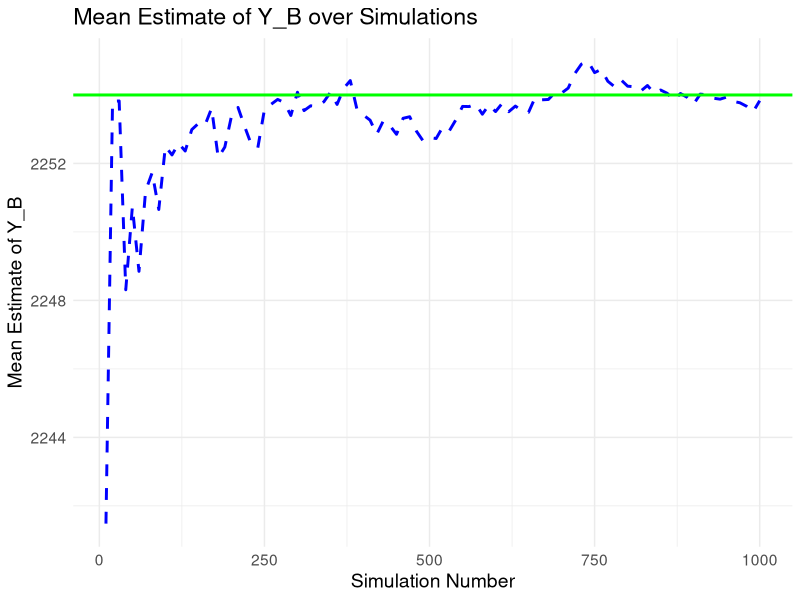

This chart was generated by the following R code:
#-------------------------------------------------------------------------------
# TODO:
# - switch from simple random sampling to Poisson sampling
# - implement and assess different scenarios based on section 6 
# (optimal standardized link matrices depends on sampling)
# - make sample sizes consistent with actual data
# - is there a way to show consistency? i.e. show that the var goes to 0?
# ------------------------------------------------------------------------------

# GWSM Unbiasedness Simulation in R
# Based on Deville & Lavallée (2006) - Property 3.1
# Demonstrates that the Generalized Weight Share Method produces unbiased estimates
rm(list = ls())

# Load required libraries
set.seed(2025)
library(Matrix)
library(ggplot2)

# Simulation parameters
n_simulations <- 1000
N_A <- 3200  # Population size for frame population U_A
N_B <- 2400  # Population size for target population U_B
n_A <- 800   # Sample size from U_A

cat("GWSM Unbiasedness Simulation\n")
cat("============================\n")
cat("Population sizes: N_A =", N_A, ", N_B =", N_B, "\n")
cat("Sample size: n_A =", n_A, "\n")
cat("Number of simulations:", n_simulations, "\n\n")

# Step 1: Create link matrix Theta_AB
# Each unit in U_A can be linked to 1-3 units in U_B
Theta_AB <- Matrix(0, nrow = N_A, ncol = N_B, sparse = TRUE)

for (j in 1:N_A) {
  n_links <- sample(1:3, 1)
  linked_units <- sample(N_B, n_links)
  Theta_AB[j, linked_units] <- 1
}
# Print dimensions of Theta_AB
cat("Dimensions of Theta_AB:", dim(Theta_AB), "\n")

# Count number of cells with value 0
num_zeros <- sum(Theta_AB == 0)
cat("Number of 0 cells:", num_zeros, "\n")

# Ensure every unit in U_B is linked to at least one unit in U_A
for (i in 1:N_B) {
  # If col sum is empty, i is not linked to any j. In this case
  # randomly select j and set (i,j) to one
  if (sum(Theta_AB[, i]) == 0) {
    j <- sample(N_A, 1)
    Theta_AB[j, i] <- 1
  }
}

# Count number of cells with value 0
num_zeros <- sum(Theta_AB == 0)
cat("Number of 0 cells:", num_zeros, "\n")

cat("Total links:", sum(Theta_AB > 0), "\n")
cat("All units in U_B linked:", all(colSums(Theta_AB) > 0), "\n\n")

# Step 2: Create standardized link matrix Theta_AB_tilde
# Following equation in paper: Theta_AB_tilde[j,i] = Theta_AB[j,i] / theta_i^+
theta_i_plus <- colSums(Theta_AB)
Theta_AB_tilde <- Theta_AB
for (i in 1:N_B) {
  if (theta_i_plus[i] > 0) {
    Theta_AB_tilde[, i] <- Theta_AB_tilde[, i] / theta_i_plus[i]
  }
}

cat("Step 2: Created standardized link matrix\n")
cat("Column sums all equal to 1:", all(abs(colSums(Theta_AB_tilde) - 1) < 1e-10), "\n")

# Verify Result 1: Theta_AB_tilde' %*% 1_A = 1_B
ones_A <- rep(1, N_A)
ones_B <- rep(1, N_B)
result1_check <- t(Theta_AB_tilde) %*% ones_A
cat("Result 1 verification: all(Theta_AB_tilde' * 1_A = 1_B):",
    all(abs(result1_check - ones_B) < 1e-10), "\n\n")

# Step 3: Create variable of interest Y for target population U_B
p_y1 <- 0.95
# Generate binary vector: 1 with probability p, 0 otherwise
Y_B <- rbinom(N_B, size = 1, prob = p_y1)
# Check proportion of ones
prop_one <- mean(Y_B == 1)
cat("Proportion of ones:", prop_one, "\n")
# Sum (true total)
true_total_Y_B <- sum(Y_B)
cat("True total Y_B:", true_total_Y_B, "\n")

cat("Step 3: Created variable of interest Y_B\n")
cat("True total Y_B =", round(true_total_Y_B, 2), "\n")
cat("Average Y_i =", round(mean(Y_B), 2), "\n\n")

# Step 4: Define sampling design (Simple Random Sampling Without Replacement)
pi_A <- rep(n_A / N_A, N_A)  # Inclusion probabilities

cat("Step 4: Sampling design defined\n")
cat("Inclusion probability π_j =", round(pi_A[1], 3), "\n\n")

# Step 5: GWSM Estimation Function
gwsm_estimator <- function(sample_A, Theta_AB_tilde, pi_A, Y_B) {
  N_A <- nrow(Theta_AB_tilde)
  t_A <- sparseVector(i = sample_A, x = 1, length = N_A)
  weight_vec <- t_A / pi_A
  W <- as.numeric(crossprod(Theta_AB_tilde, weight_vec))
  Y_B_hat <- sum(W * Y_B)
  return(Y_B_hat)
}

# Step 6: Run simulation
# Initialize storage vectors
simulations <- seq(10, n_simulations, by = 10)
mean_estimates <- numeric(length(simulations))

# Run simulation and store running means
cat("Step 6: Running simulation...\n")
estimates <- numeric(n_simulations)
sampled_A_size <- numeric(n_simulations)
sampled_B_size <- numeric(n_simulations)

for (sim in 1:n_simulations) {
  if (sim %% 100 == 0) cat("Progress:", sim, "\n")
  # Draw sample from U_A using SRSWOR
  sample_A <- sample(N_A, n_A, replace = FALSE)
  sampled_A_size[sim] <- length(sample_A)
  
  linked_B <- which(colSums(Theta_AB[sample_A, , drop = FALSE]) > 0)
  sampled_B_size[sim] <- length(linked_B)
  
  # Calculate GWSM estimate
  estimates[sim] <- gwsm_estimator(sample_A, Theta_AB_tilde, pi_A, Y_B)
  # Store running mean every 10th simulation
  if (sim %% 10 == 0) {
    mean_estimates[sim/10] <- mean(estimates[1:sim])
  }
}

# Plot results
data_plot <- data.frame(
  Simulation = simulations,
  Mean_Estimate = mean_estimates
)

ggplot(data_plot, aes(x = Simulation, y = Mean_Estimate)) +
  geom_line(color = "blue", linetype = "dashed", size = 1) +
  geom_hline(yintercept = true_total_Y_B, color = "green", linetype = "solid", size = 1) +
  labs(title = "Mean Estimate of Y_B over Simulations",
       x = "Simulation Number",
       y = "Mean Estimate of Y_B") +
  theme_minimal() +
  theme(text = element_text(size = 14))

# Step 7: Analyze results
cat("\nRESULTS - GWSM Unbiasedness Verification\n")
cat("Empirical ==========================================\n")

mean_estimate <- mean(estimates)
std_estimate <- sd(estimates)
var_estimate <- var(estimates)
bias <- mean_estimate - true_total_Y_B

cat("True total Y_B:          ", round(true_total_Y_B, 2), "\n")
cat("Mean of estimates:       ", round(mean_estimate, 2), "\n")
cat("Var of estimates:       ", round(var_estimate, 2), "\n")
cat("Standard deviation:      ", round(std_estimate, 2), "\n")
cat("Bias:                    ", round(bias, 2), "\n")
cat("Average sample size of A: ", mean(sampled_A_size))
cat("Average sample size of B: ", mean(sampled_B_size))

cat("Theoretical ========================================\n")
cat("\nTheoretical verification:\n")
cat("According to equation (3.1): E[W] = Θ̃_AB' * 1_A\n")
theoretical_E_W <- t(Theta_AB_tilde) %*% ones_A
cat("E[W] equals 1_B:", all(abs(theoretical_E_W - ones_B) < 1e-10), "\n")